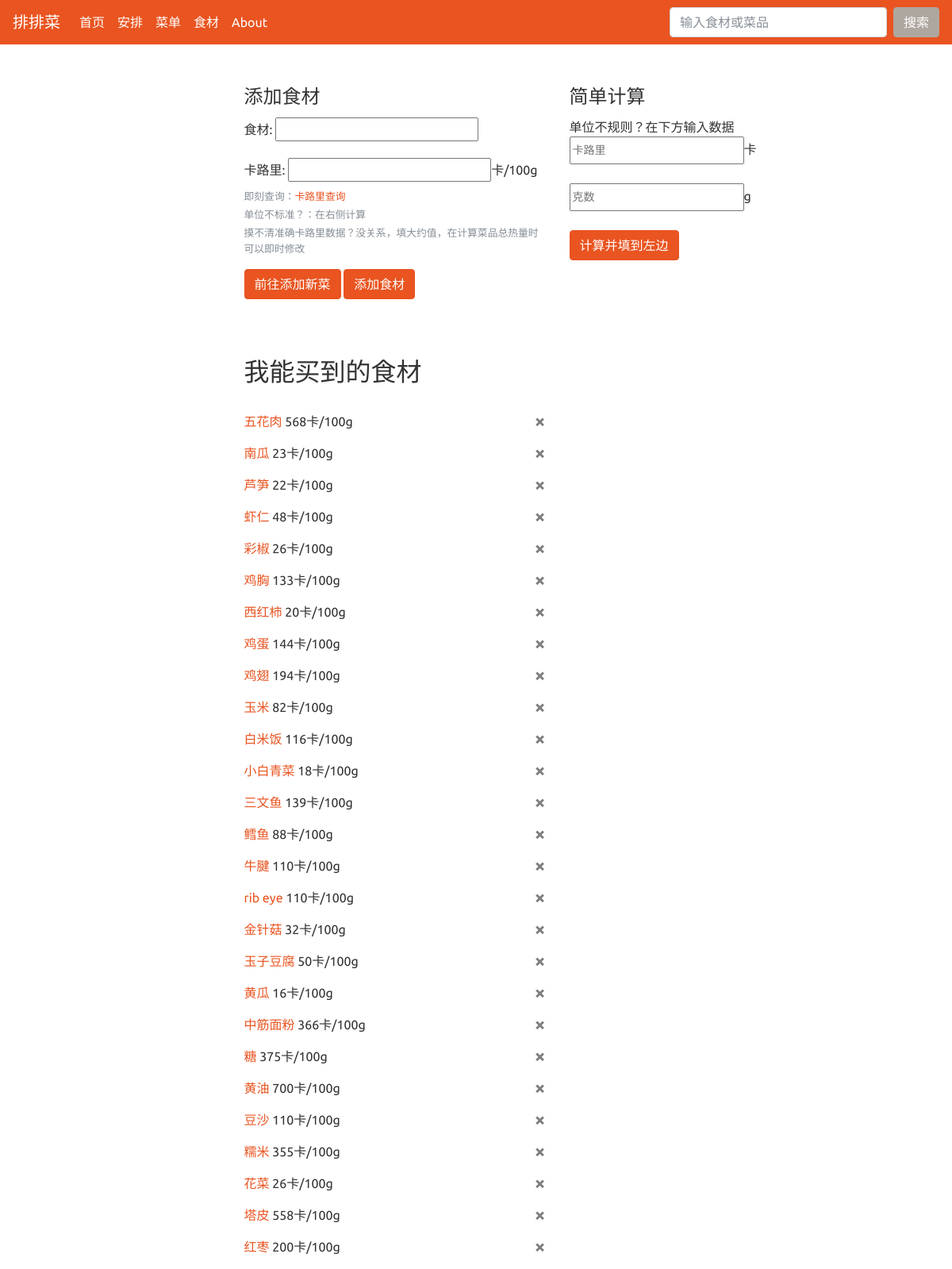
The page /ingredient/ on the database its author committed.
### AutoGener/models.py (models this page shows, shortened)
class CanGet(models.Model):
    name = models.CharField(max_length=10)
    cal = models.PositiveIntegerField()

### AutoGener/views.py (the view, shortened to what this page needs)
# urls.py: path('ingredient/', views.get_ingredient, name='ingredient')
def get_ingredient(request):
    form = IngredientForm(auto_id="ingre_%s")
    ingredientlist = CanGet.objects.all()
    duplicate = ''
    context = {'ingredientlist': ingredientlist, 'form': form, 'duplicate': duplicate}
    return render(request, 'AutoGener/ingredientform.html', context)

### AutoGener/forms.py
class IngredientForm(forms.ModelForm):
    name = forms.CharField(max_length=10)
    cal = forms.NumberInput()
    class Meta:
        model = CanGet
        fields = ['name', 'cal']
        labels = {
            'name': '食材'
        }

### templates/AutoGener/ingredientform.html (shortened to what this page needs)
{% extends 'AutoGener/base.html' %}
{% block main %}
<div class = "dishBlock">
  <form action="/ingredient/" method="post">
    <fieldset>
      <legend>添加食材</legend>
      <div class="form-group">
        <label for="exampleInputPassword1">食材:</label>
        {{ form.name }}
      </div>
      <div class="form-group">
        <label for="exampleInputPassword1">卡路里:</label>
        {{ form.cal }}卡/100g
        <small id="fileHelp" class="form-text text-muted">即刻查询：<a href="http://www.boohee.com/food/" target="_blank">卡路里查询</a></small>
        <small id="fileHelp" class="form-text text-muted">单位不标准？：在右侧计算</small>
        <small id="fileHelp" class="form-text text-muted">摸不清准确卡路里数据？没关系，填大约值，在计算菜品总热量时可以即时修改</small>
      </div>
      <a class="btn btn-primary" target="_blank" href="{% url 'AutoGener:dish' %}" >前往添加新菜</a>
      <button type="submit" class="btn btn-primary">添加食材</button>
    </fieldset>
  </form>
</div>
<br>
<br>
<br>
<div>
  <div>
  <h2>我能买到的食材</h2>
  <br>
  {% for ingre in ingredientlist %}
        <p> <a href="{% url 'AutoGener:dish_detail' ingre.name %}">{{ ingre.name }}</a> {{ ingre.cal }}卡/100g
          <a class="close" href="{% url 'AutoGener:ingre_delete' ingre.name %}" >&times;</a>
        </p>
  {% empty %}
    <div><p>还没有食材哦！</p></div>
  {% endfor %}
    </div>
</div>
{% endblock %}
{% block side %}
  <div>
  <legend>简单计算</legend>
    <p>单位不规则？在下方输入数据
    <br>
    <input id="calo" class="col-form-label col-form-label-sm" placeholder="卡路里" />卡
    <br>
    <br>
    <input id="weight" class="col-form-label col-form-label-sm" placeholder="克数" />g
    <br>
    <br>
    <button class="btn btn-primary" id="calculate" >计算并填到左边</button>
  </div>
{% endblock %}

### rows shown on the page
CanGet: name "五花肉", cal "568"
CanGet: name "南瓜", cal "23"
CanGet: name "芦笋", cal "22"
CanGet: name "虾仁", cal "48"
CanGet: name "彩椒", cal "26"
CanGet: name "鸡胸", cal "133"
CanGet: name "西红柿", cal "20"
CanGet: name "鸡蛋", cal "144"
CanGet: name "鸡翅", cal "194"
CanGet: name "玉米", cal "82"
CanGet: name "白米饭", cal "116"
CanGet: name "小白青菜", cal "18"
CanGet: name "三文鱼", cal "139"
CanGet: name "鳕鱼", cal "88"
CanGet: name "牛腱", cal "110"
CanGet: name "rib eye", cal "110"
CanGet: name "金针菇", cal "32"
CanGet: name "玉子豆腐", cal "50"
CanGet: name "黄瓜", cal "16"
CanGet: name "中筋面粉", cal "366"
CanGet: name "糖", cal "375"
CanGet: name "黄油", cal "700"
CanGet: name "豆沙", cal "110"
CanGet: name "糯米", cal "355"
CanGet: name "花菜", cal "26"
CanGet: name "塔皮", cal "558"
CanGet: name "红枣", cal "200"
